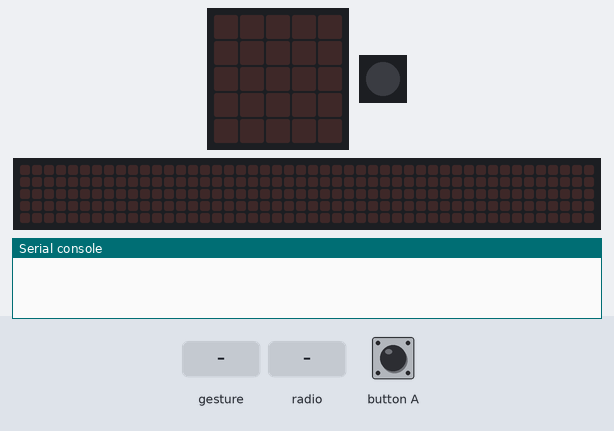
The program below on a simulated Calliope mini (MakeCode). On the bench: the board's 5×5 LED display, 1 RGB LEDs in strip order, left to right, a strip that is not on the board, showing the scrolling text unrolled, the last lines printed to the serial console. The inputs (shaded band) are chosen by the test bench. Random numbers come from a fixed seed; no radio messages arrive unless stated (any console line starting 'radio sent:' is added by the test bench); a tilt is held for 1.5 s and a shake lasts 1 s, then the board lies face up again; the 48×5 strip is a reading aid, not a part: it shows the text the display is scrolling, unrolled, one strip-width of it at a time.

Above: at 1.2 s.
1.3 s: gesture 'shake'
At 1.8 s:
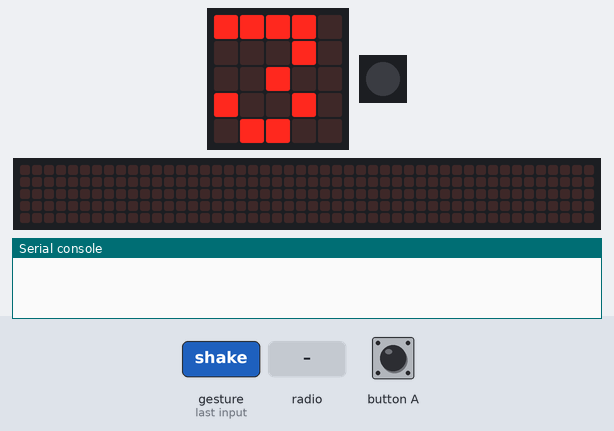
3.0 s: radio message "1" arrives
At 4.2 s:
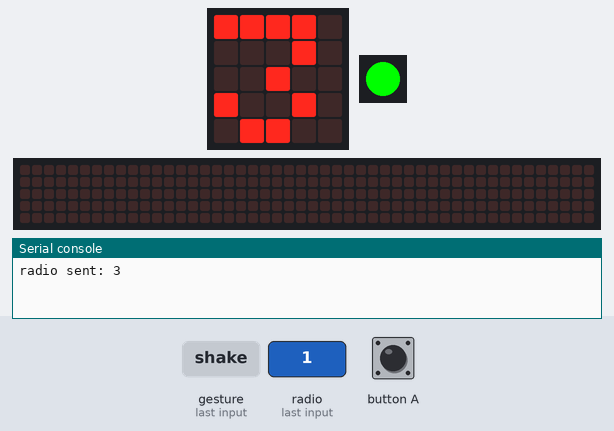
6.0 s: button A pressed for 0.15 s
At 7.2 s:
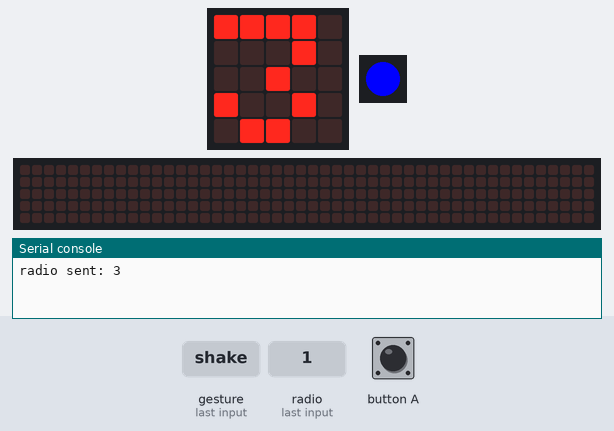
7.6 s: gesture 'shake'
At 10.27 s:
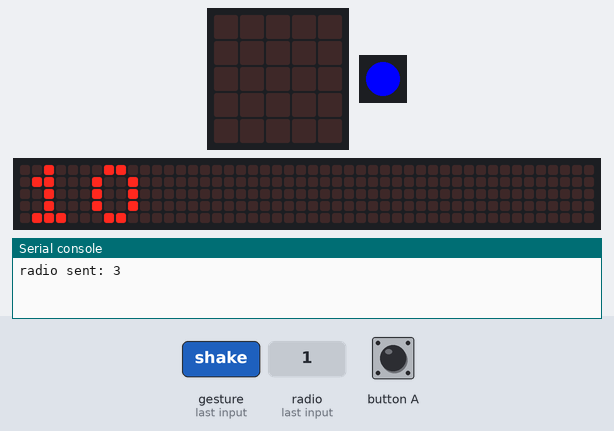
10.6 s: radio message "5" arrives
At 11.1 s:
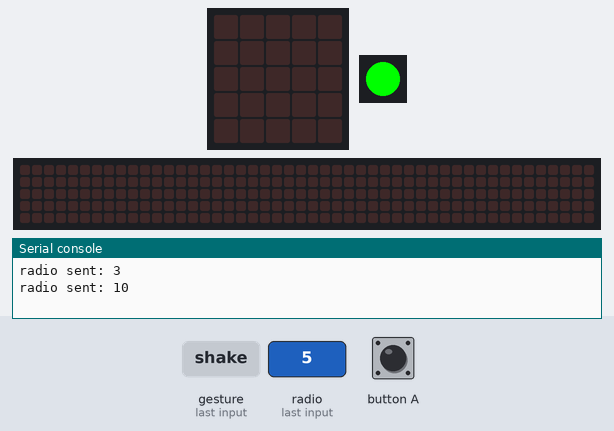
13.6 s: gesture 'shake'
At 16.0 s:
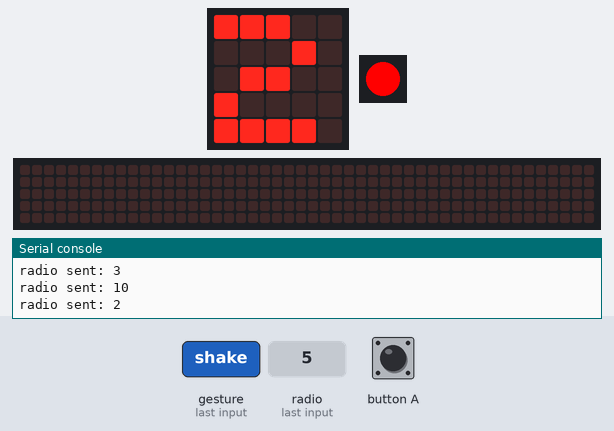
Timing chart, 0 to 17.6 s (numbered marks = the images above; inputs shaded):
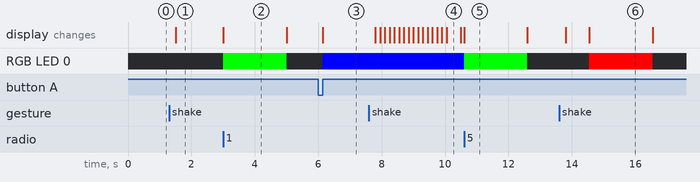

The program:

main.ts
```typescript
let mitspielerAugen = 0
let meineAugen = 0
radio.onReceivedNumber(function (receivedNumber) {
    mitspielerAugen = receivedNumber
    vergleicheaugen()
})
function vergleicheaugen () {
    if (meineAugen > 0 && mitspielerAugen > 0) {
        if (mitspielerAugen >= meineAugen) {
            basic.setLedColor(0xff0000)
        } else {
            basic.setLedColor(0x00ff00)
        }
        basic.pause(2000)
        basic.turnRgbLedOff()
    }
}
input.onButtonEvent(Button.A, input.buttonEventClick(), function () {
    basic.setLedColor(0x0000ff)
    meineAugen = 0
    mitspielerAugen = 0
})
input.onGesture(Gesture.Shake, function () {
    meineAugen = Math.randomRange(1, 10)
    basic.showNumber(meineAugen)
    radio.sendNumber(meineAugen)
    vergleicheaugen()
})
```

test.ts
```typescript
// Hier kann man Tests durchführen; diese Datei wird nicht kompiliert, wenn dieses Paket als Erweiterung verwendet wird.
```

Measured:
- after the input at 1.3 s, the display: changes after 0.20 s (image 1)
- after the input at 3.0 s, RGB LED 0: off → RGB(0, 255, 0) at once, → off 2.0 s later
- after the input at 6.0 s, RGB LED 0: off → RGB(0, 0, 255) after 0.15 s
- after the input at 7.6 s, the display: first changes after 0.20 s (image 4 shows a later state)
- after the input at 10.6 s, RGB LED 0: RGB(0, 0, 255) → RGB(0, 255, 0) at once, → off 2.0 s later
- after the input at 13.6 s, RGB LED 0: off → RGB(255, 0, 0) after 0.95 s, → off 2.0 s later; the display: first changes after 0.20 s (image 6 shows a later state)
- what the display in image 2 shows lasts 2.0 s, from 3.0 s to 5.0 s
